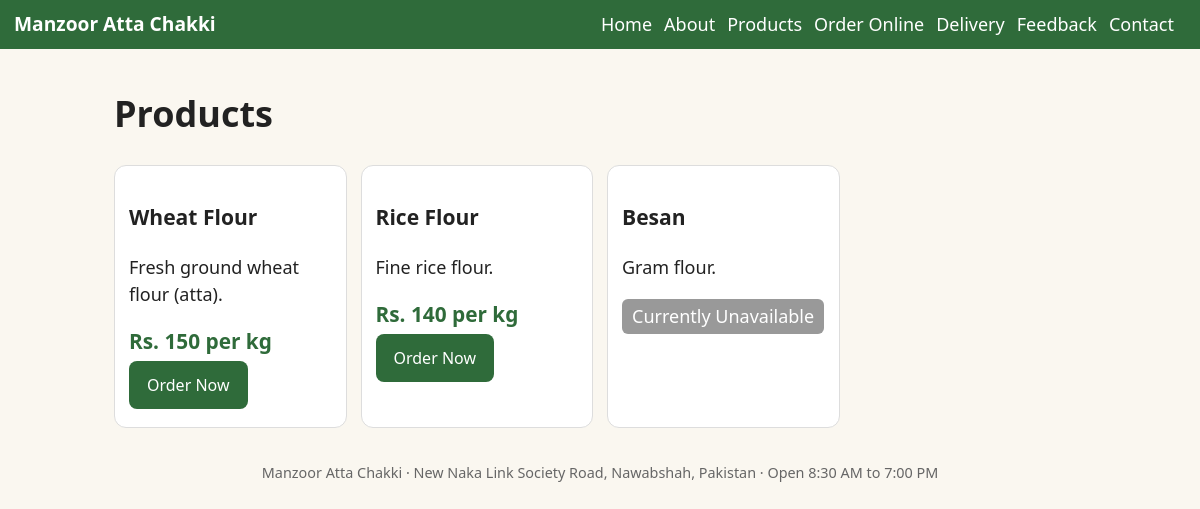
Page /products on the committed database.
### tables this page shows
CREATE TABLE settings(key TEXT PRIMARY KEY, value TEXT);

CREATE TABLE products(id INTEGER PRIMARY KEY, name TEXT, description TEXT DEFAULT '',
  price INTEGER, unit TEXT DEFAULT 'kg', available INTEGER DEFAULT 1, image TEXT);

### app.py (the view)
@app.route('/products')
def products():
    return render_template('products.html', products=q('SELECT * FROM products ORDER BY id'))

### app.py (called while the page is built)
def db():
    if 'db' not in g:
        g.db = sqlite3.connect(DB)
        g.db.row_factory = sqlite3.Row
        g.db.execute('PRAGMA foreign_keys=ON')
    return g.db

def q(sql, a=(), one=False):
    c = db().execute(sql, a)
    return c.fetchone() if one else c.fetchall()

def S():
    return {r['key']: r['value'] for r in q('SELECT * FROM settings')}

@app.context_processor
def ctx():
    return dict(s=S(), csrf=csrf_token, STATUSES=STATUSES)

@app.before_request
def csrf_check():
    if request.method == 'POST' and request.form.get('csrf', '') != session.get('_csrf', 'x'):
        abort(400)

### templates/products.html
{% extends 'base.html' %}{% block c %}<h1>Products</h1>{% include 'grid.html' %}{% endblock %}

### templates/base.html (shortened to what this page needs)
<!doctype html><html lang="en"><head><meta charset="utf-8"><meta name="viewport" content="width=device-width,initial-scale=1">
<title>{% block t %}{{ s.business_name }}{% endblock %}</title><link rel="stylesheet" href="{{ url_for('static', filename='style.css') }}"></head><body>
<header><a class="brand" href="/">{% if s.logo %}<img src="/uploads/{{ s.logo }}" alt="">{% endif %}{{ s.business_name }}</a>
<nav>{% if request.path.startswith('/admin') and session.admin %}
<a href="/admin">Dashboard</a><a href="/admin/orders">Orders</a><a href="/admin/products">Products</a><a href="/admin/customers">Customers</a><a href="/admin/settings">Settings</a><a href="/admin/logout">Logout</a>
{% else %}<a href="/">Home</a><a href="/about">About</a><a href="/products">Products</a><a href="/order">Order Online</a><a href="/delivery">Delivery</a><a href="/feedback">Feedback</a><a href="/contact">Contact</a>{% endif %}</nav></header>
<main>{% block c %}{% endblock %}</main>
<footer>{{ s.business_name }} · {{ s.address }} · Open {{ s.hours }}</footer></body></html>

### templates/grid.html
<div class="grid">{% for p in products %}<div class="card">{% if p.image %}<img src="/uploads/{{ p.image }}" alt="{{ p.name }}">{% endif %}
<h3>{{ p.name }}</h3><p>{{ p.description }}</p>
{% if p.available %}<div class="price">Rs. {{ p.price }} per {{ p.unit }}</div><a class="btn" href="/order">Order Now</a>
{% else %}<span class="na">Currently Unavailable</span>{% endif %}</div>{% else %}<p>No products yet.</p>{% endfor %}</div>

### static/style.css (style rules this page uses)
:root { --g:#2f6b3a;--bg:#faf7f0;--tx:#222;--ln:#ddd }
* { box-sizing:border-box }
body { margin:0;font:18px/1.5 system-ui,sans-serif;background:var(--bg);color:var(--tx) }
header { background:var(--g);color:#fff;padding:10px 14px;display:flex;flex-wrap:wrap;gap:8px;align-items:center;justify-content:space-between }
header a { color:#fff;text-decoration:none;margin-right:12px }
.brand { font-weight:700;font-size:1.2rem;display:flex;align-items:center;gap:8px }
main { max-width:1000px;margin:auto;padding:14px }
footer { text-align:center;padding:20px;color:#666;font-size:.9rem }
.btn,button { display:inline-block;background:var(--g);color:#fff;border:0;border-radius:8px;padding:12px 18px;font-size:1rem;text-decoration:none;cursor:pointer;margin:4px 4px 4px 0 }
.btn[disabled],.na { background:#999 }
.grid { display:grid;gap:14px;grid-template-columns:repeat(auto-fill,minmax(230px,1fr)) }
.card { background:#fff;border:1px solid var(--ln);border-radius:12px;padding:14px }
.price { font-size:1.3rem;font-weight:700;color:var(--g) }
.na { color:#fff;display:inline-block;padding:4px 10px;border-radius:6px }

### rows in the picture
settings: business_name "Manzoor Atta Chakki"
products: name "Wheat Flour", description "Fresh ground wheat flour (atta).", price "150", unit "kg"
products: name "Rice Flour", description "Fine rice flour.", price "140", unit "kg"
products: name "Besan", description "Gram flour.", available "Currently Unavailable"
settings: address "New Naka Link Society Road, Nawabshah, Pakistan"
settings: hours "8:30 AM to 7:00 PM"
